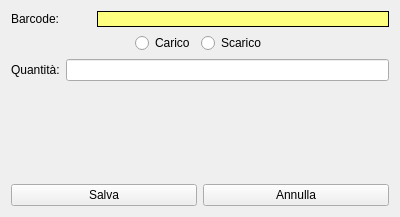
<?xml version="1.0" encoding="UTF-8"?>
<ui version="4.0">
 <class>Form</class>
 <widget class="QWidget" name="Form">
  <property name="geometry">
   <rect>
    <x>0</x>
    <y>0</y>
    <width>400</width>
    <height>217</height>
   </rect>
  </property>
  <property name="windowTitle">
   <string>Form</string>
  </property>
  <layout class="QVBoxLayout" name="verticalLayout">
   <item>
    <layout class="QHBoxLayout" name="horizontalLayout_2">
     <item>
      <widget class="QLabel" name="label">
       <property name="minimumSize">
        <size>
         <width>80</width>
         <height>0</height>
        </size>
       </property>
       <property name="maximumSize">
        <size>
         <width>80</width>
         <height>16777215</height>
        </size>
       </property>
       <property name="text">
        <string>Barcode:</string>
       </property>
      </widget>
     </item>
     <item>
      <widget class="QLabel" name="lbBarcode">
       <property name="styleSheet">
        <string notr="true">background-color: rgb(255, 255, 127);</string>
       </property>
       <property name="frameShape">
        <enum>QFrame::Box</enum>
       </property>
       <property name="text">
        <string/>
       </property>
      </widget>
     </item>
    </layout>
   </item>
   <item>
    <layout class="QHBoxLayout" name="horizontalLayout">
     <item>
      <spacer name="horizontalSpacer">
       <property name="orientation">
        <enum>Qt::Horizontal</enum>
       </property>
       <property name="sizeHint" stdset="0">
        <size>
         <width>40</width>
         <height>20</height>
        </size>
       </property>
      </spacer>
     </item>
     <item>
      <widget class="QRadioButton" name="radioButton">
       <property name="text">
        <string>Carico</string>
       </property>
      </widget>
     </item>
     <item>
      <widget class="QRadioButton" name="radioButton_2">
       <property name="text">
        <string>Scarico</string>
       </property>
      </widget>
     </item>
     <item>
      <spacer name="horizontalSpacer_2">
       <property name="orientation">
        <enum>Qt::Horizontal</enum>
       </property>
       <property name="sizeHint" stdset="0">
        <size>
         <width>40</width>
         <height>20</height>
        </size>
       </property>
      </spacer>
     </item>
    </layout>
   </item>
   <item>
    <layout class="QHBoxLayout" name="horizontalLayout_3">
     <item>
      <widget class="QLabel" name="label_2">
       <property name="text">
        <string>Quantità:</string>
       </property>
      </widget>
     </item>
     <item>
      <widget class="QLineEdit" name="lineEdit"/>
     </item>
    </layout>
   </item>
   <item>
    <spacer name="verticalSpacer">
     <property name="orientation">
      <enum>Qt::Vertical</enum>
     </property>
     <property name="sizeHint" stdset="0">
      <size>
       <width>20</width>
       <height>80</height>
      </size>
     </property>
    </spacer>
   </item>
   <item>
    <layout class="QHBoxLayout" name="horizontalLayout_4">
     <item>
      <widget class="QPushButton" name="pbSave">
       <property name="text">
        <string>Salva</string>
       </property>
      </widget>
     </item>
     <item>
      <widget class="QPushButton" name="pbCancel">
       <property name="text">
        <string>Annulla</string>
       </property>
      </widget>
     </item>
    </layout>
   </item>
  </layout>
 </widget>
 <resources/>
 <connections/>
</ui>
